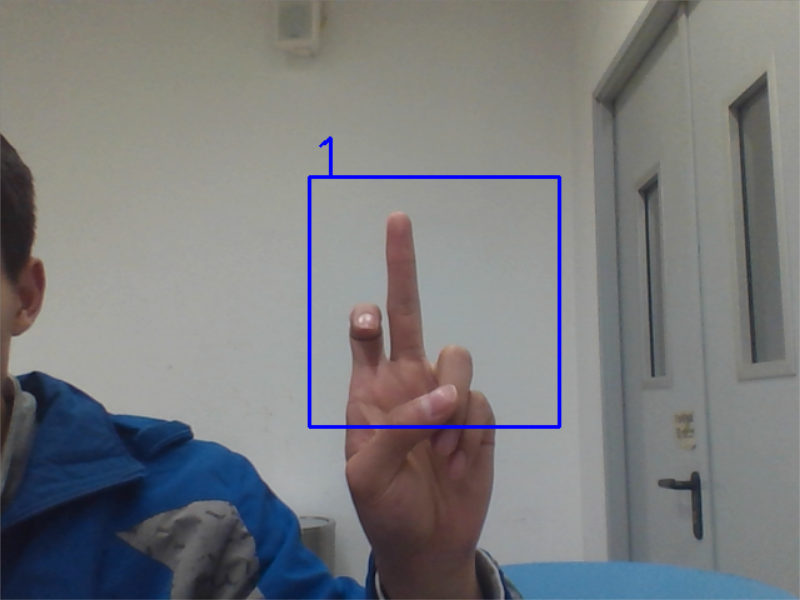
#> input picture 001.png, 800 x 600 px, given in place of the camera
$ python skinDetect.py
#> lines starting #> are read from the running program, lines starting #| are printed output that depends on the picture; after the words box and inside, x2 and y2 are one past the last pixel; in counts of white or black regions, pixels touching at a corner belong together
# -*- coding: utf-8 -*-
import cv2
import numpy as np
cap=cv2.VideoCapture(0)

while(1):
	# 获取每一帧
	ret,frame=cap.read()
#> frame is the input picture: shape (600, 800, 3); mean B, G, R 125.1, 123, 121.8
	# 转换到HSV
	hsv=cv2.cvtColor(frame,cv2.COLOR_BGR2HSV)
#> hsv: shape (600, 800, 3); mean H, S, V 57.7, 38.6, 132.2

	# 设定阈值
	lower1=np.array([0,51,50]) # [0,51,120]
	upper1=np.array([13,153,255]) # [13,153,255]
	lower2=np.array([167,51,50]) # [167,51,120]
	upper2=np.array([180,153,255]) # [180,153,255]

	# 根据阈值构建掩模
	mask1=cv2.inRange(hsv,lower1,upper1)
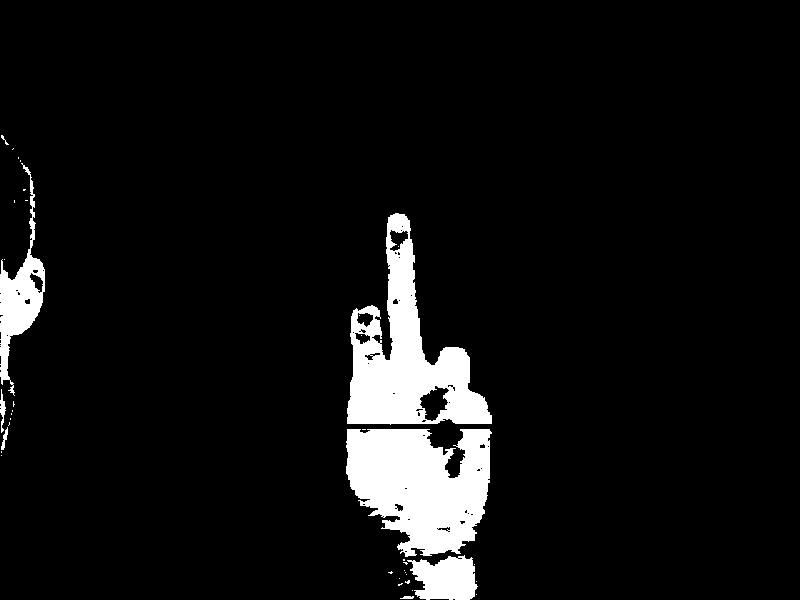
#> mask1: shape (600, 800); 6.7% white; 39 white regions (31 under 20 px), largest, box (x1, y1, x2, y2) and area: (346, 429, 492, 557) 13472, (347, 213, 492, 425) 12781, (0, 163, 45, 396) 3275
	mask2=cv2.inRange(hsv,lower2,upper2)
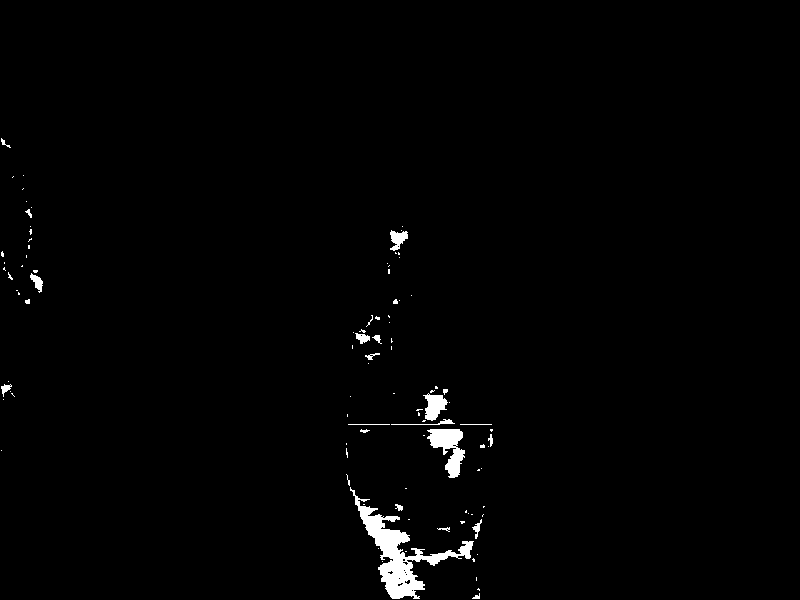
#> mask2: shape (600, 800); 1.2% white; 100 white regions (77 under 20 px), largest, box (x1, y1, x2, y2) and area: (350, 487, 474, 599) 3111, (427, 429, 465, 478) 954, (423, 393, 448, 421) 417
	mask=cv2.bitwise_or(mask1,mask2)
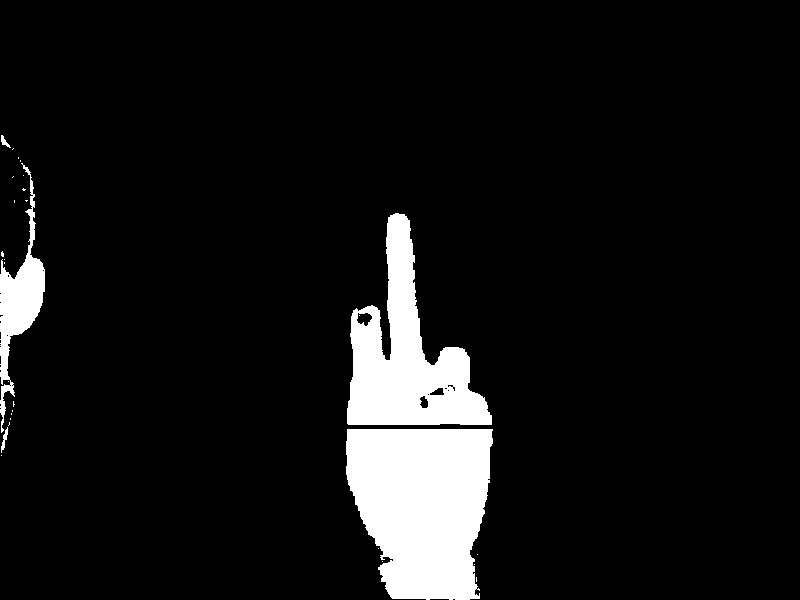
#> mask: shape (600, 800); 7.9% white; 29 white regions (24 under 20 px), largest, box (x1, y1, x2, y2) and area: (346, 429, 493, 600) 20268, (347, 213, 492, 425) 13960, (0, 163, 45, 433) 3723, (1, 427, 8, 453) 72, (1, 135, 11, 148) 52

	# 对原图像和掩模进行位运算
	res=cv2.bitwise_and(frame,frame,mask=mask)
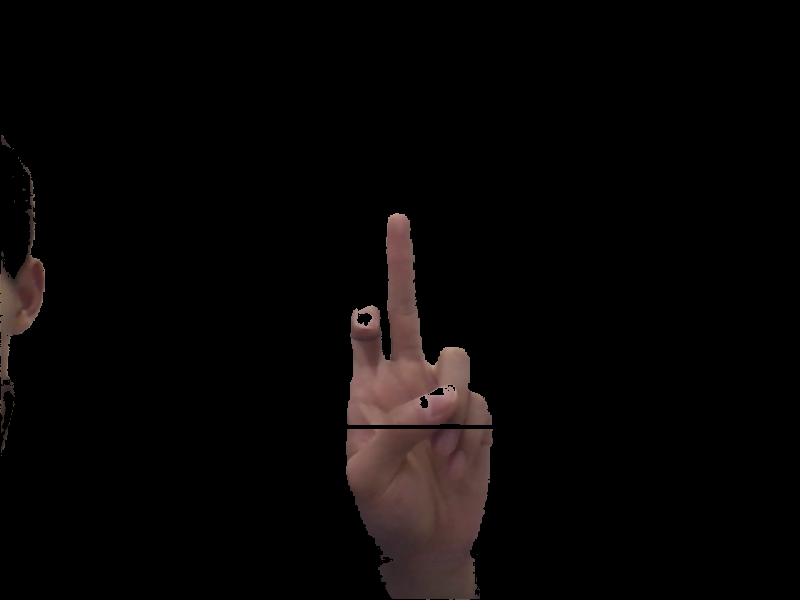
#> res: shape (600, 800, 3); mean B, G, R 5.5, 5.8, 8.1

	# 显示图像
	cv2.imshow('frame',frame)
	cv2.imshow('mask',mask)
	cv2.imshow('res',res)
	k=cv2.waitKey(5)&0xFF
#> (key Esc is pressed here)
	if k==27:
		break

# 关闭窗口
cv2.destroyAllWindows()

$ run again, on 004.png
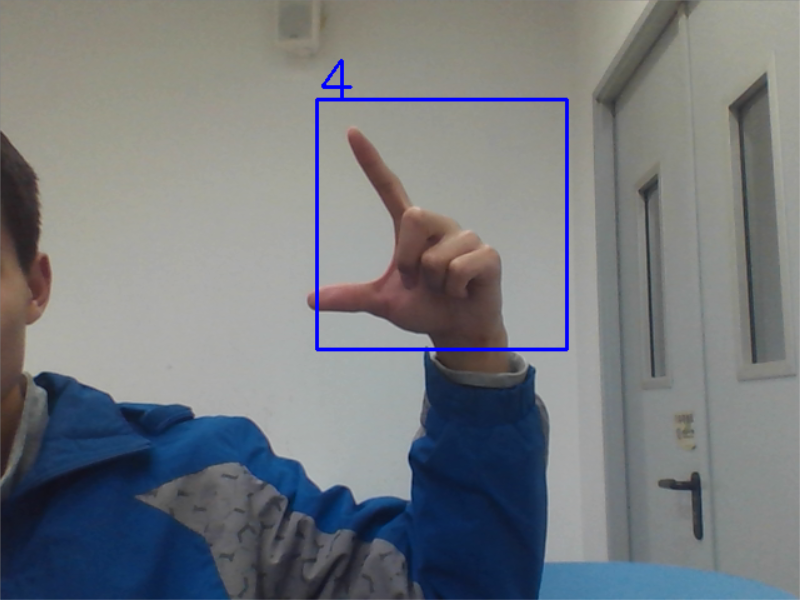
#> input picture 004.png, 800 x 600 px, given in place of the camera
#> frame is the input picture: shape (600, 800, 3); mean B, G, R 126.1, 121.8, 117.9
#> hsv: shape (600, 800, 3); mean H, S, V 61.1, 49.9, 132.5
#> `mask1=cv2.inRange(hsv,lower1,upper1)`:
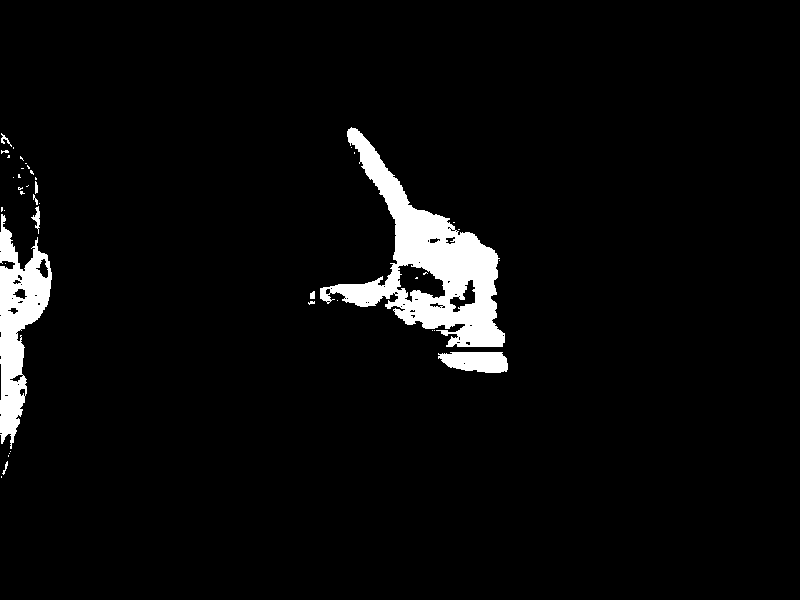
#> mask1: shape (600, 800); 4.2% white; 42 white regions (33 under 20 px), largest, box (x1, y1, x2, y2) and area: (320, 127, 505, 347) 12994, (0, 214, 52, 449) 5693, (438, 352, 508, 373) 1182
#> mask2: shape (600, 800); 0.68% white; 72 white regions (57 under 20 px), largest, box (x1, y1, x2, y2) and area: (397, 264, 445, 302) 1006, (319, 289, 407, 325) 948, (450, 280, 475, 312) 332
#> mask: shape (600, 800); 4.9% white; 38 white regions (28 under 20 px), largest, box (x1, y1, x2, y2) and area: (319, 127, 505, 347) 15942, (0, 213, 52, 449) 5902, (438, 352, 508, 373) 1183
#> `res=cv2.bitwise_and(frame,frame,mask=mask)`:
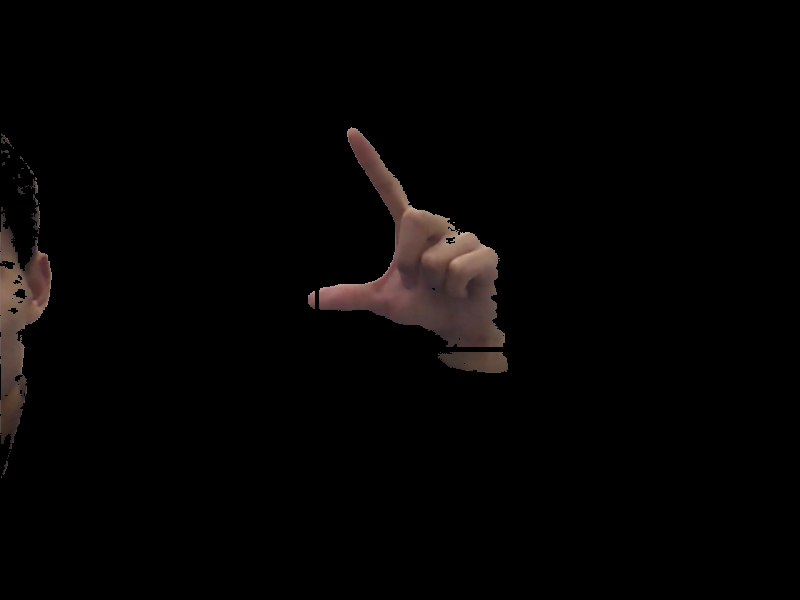
#> res: shape (600, 800, 3); mean B, G, R 3.4, 3.7, 5
